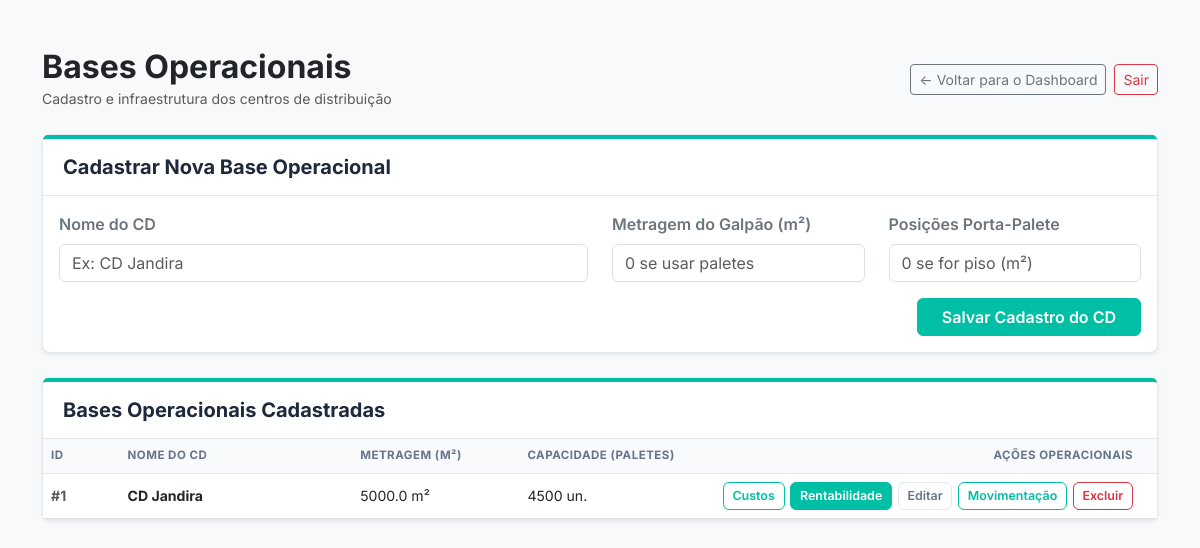
The page /cadastro (signed in) on the database its author committed.
### app.py (models this page shows)
class CentroDistribuicao(db.Model):
    id = db.Column(db.Integer, primary_key=True)
    empresa_id = db.Column(db.Integer, db.ForeignKey('empresa.id'), nullable=False)
    nome = db.Column(db.String(100), nullable=False)
    metragem = db.Column(db.Float, nullable=False)
    capacidade_paletes = db.Column(db.Integer, nullable=False)

### app.py (the view, shortened to what this page needs)
@app.route('/cadastro', methods=['GET', 'POST'])
@login_required
def tela_cadastro():
    lista_cds = CentroDistribuicao.query.filter_by(empresa_id=current_user.empresa_id).all()
    return render_template('cadastro_cd.html', cds=lista_cds)

### auth.py (called while the page is built, shortened)
def inicializar_auth(app, db, login_manager):
    global UsuarioModel
    class Usuario(UserMixin, db.Model):
        __tablename__ = 'usuario'
        id = db.Column(db.Integer, primary_key=True)
        empresa_id = db.Column(db.Integer, db.ForeignKey('empresa.id'), nullable=False)
        id = db.Column(db.Integer, primary_key=True)
        email = db.Column(db.String(120), unique=True, nullable=False)
        nome = db.Column(db.String(100), nullable=False)
        senha_hash = db.Column(db.String(256), nullable=False)
    UsuarioModel = Usuario
    @login_manager.user_loader
    def carregar_usuario(user_id):
        return UsuarioModel.query.get(int(user_id))
    return UsuarioModel

### templates/cadastro_cd.html (shortened to what this page needs)
<!DOCTYPE html>
<html lang="pt-br">
  <head>
    <link
      href="https://cdn.jsdelivr.net/npm/bootstrap@5.3.0/dist/css/bootstrap.min.css"
      rel="stylesheet"
    />
    <link
      rel="stylesheet"
      href="{{ url_for('static', filename='css/style.css') }}"
    />
  </head>
  <body class="bg-light">
    <div class="container mt-5 mb-5">
      <div class="d-flex justify-content-between align-items-center mb-4">
        <div>
          <h2 class="fw-bold text-dark mb-0">Bases Operacionais</h2>
          <small class="text-muted"
            >Cadastro e infraestrutura dos centros de distribuição</small
          >
        </div>
        <div class="d-flex gap-2 align-items-center">
          <a
            href="{{ url_for('painel_gerencial') }}"
            class="btn btn-outline-secondary btn-sm"
          >
            ← Voltar para o Dashboard
          </a>
          <a
            href="{{ url_for('auth.logout') }}"
            class="btn btn-outline-danger btn-sm"
          >
            Sair
          </a>
        </div>
      </div>
      <div class="card shadow-sm mb-4">
        <div class="card-header card-header-clean">
          <h5>Cadastrar Nova Base Operacional</h5>
        </div>
        <div class="card-body">
          <form method="POST">
            <div class="row">
              <div class="col-md-6 mb-3">
                <label class="form-label fw-semibold text-secondary"
                  >Nome do CD</label
                >
                <input
                  type="text"
                  class="form-control"
                  name="nome_cd"
                  placeholder="Ex: CD Jandira"
                  required
                />
              </div>
              <div class="col-md-3 mb-3">
                <label class="form-label fw-semibold text-secondary"
                  >Metragem do Galpão (m²)</label
                >
                <input
                  type="number"
                  step="0.1"
                  class="form-control"
                  name="metragem_m2"
                  placeholder="0 se usar paletes"
                />
              </div>
              <div class="col-md-3 mb-3">
                <label class="form-label fw-semibold text-secondary"
                  >Posições Porta-Palete</label
                >
                <input
                  type="number"
                  class="form-control"
                  name="capacidade_paletes"
                  placeholder="0 se for piso (m²)"
                />
              </div>
            </div>
            <div class="d-flex justify-content-end">
              <button type="submit" class="btn btn-empresa px-4">
                Salvar Cadastro do CD
              </button>
            </div>
          </form>
        </div>
      </div>
      <div class="card shadow-sm">
        <div class="card-header card-header-clean">
          <h5>Bases Operacionais Cadastradas</h5>
        </div>
        <div class="card-body p-0">
          <div class="table-responsive">
            <table class="table table-hover align-middle mb-0">
              <thead>
                <tr>
                  <th style="width: 8%">ID</th>
                  <th style="width: 25%">Nome do CD</th>
                  <th style="width: 17%">Metragem (m²)</th>
                  <th style="width: 20%">Capacidade (Paletes)</th>
                  <th
                    class="text-end"
                    style="width: 30%; padding-right: 1.5rem"
                  >
                    Ações Operacionais
                  </th>
                </tr>
              </thead>
              <tbody>
                {% for cd in cds %}
                <tr>
                  <td><span class="text-muted fw-bold">#{{ cd.id }}</span></td>
                  <td><strong class="text-dark">{{ cd.nome }}</strong></td>
                  <td>{{ cd.metragem }} m²</td>
                  <td>{{ cd.capacidade_paletes }} un.</td>
                  <td class="text-end" style="padding-right: 1.5rem">
                    <div class="acoes-tabela">
                      <a
                        href="{{ url_for('gerenciar_custos', cd_id=cd.id) }}"
                        class="btn btn-outline-empresa"
                        title="Lançar faturas e despesas"
                        >Custos</a
                      >
                      <a
                        href="{{ url_for('rentabilidade_clientes', cd_id=cd.id) }}"
                        class="btn btn-empresa"
                        title="Ver clientes e faturamento"
                        >Rentabilidade</a
                      >
                      <a
                        href="{{ url_for('editar_cd', cd_id=cd.id) }}"
                        class="btn btn-outline-secundaria"
                        title="Editar medidas da base"
                        >Editar</a
                      >
                      <a
                        href="{{ url_for('movimentacao_operacional', cd_id=cd.id) }}"
                        class="btn btn-outline-empresa"
                        title="Movimentação Física"
                        >Movimentação</a
                      >
                      <form
                        action="{{ url_for('excluir_cd', cd_id=cd.id) }}"
                        method="POST"
                        class="d-inline"
                        onsubmit="return confirm('Deseja realmente excluir este CD?');"
                      >
                        <button
                          type="submit"
                          class="btn btn-outline-danger"
                          title="Excluir base"
                        >
                          Excluir
                        </button>
                      </form>
                    </div>
                  </td>
                </tr>
                {% endfor %}
              </tbody>
            </table>
          </div>
        </div>
      </div>
    </div>
  </body>
</html>

### static/css/style.css (style rules this page uses)
:root { --cor-primaria: #00bfa5; --cor-primaria-hover: #009688; --cor-grafite-dark: #1e293b; --cor-grafite-muted: #64748b; --cor-cinza-bg: #f8fafc; --cor-borda: #e2e8f0; }
* { font-family: "Inter", -apple-system, BlinkMacSystemFont, sans-serif; }
body { background-color: var(--cor-cinza-bg); color: var(--cor-grafite-dark); }
.card-header-clean { background-color: #ffffff !important; border-top: 4px solid var(--cor-primaria); border-bottom: 1px solid var(--cor-borda); padding: 1rem 1.25rem; }
.card-header-clean h5 { color: var(--cor-grafite-dark); font-weight: 700; margin-bottom: 0; }
.card { border: 1px solid var(--cor-borda); border-radius: 8px; background-color: #ffffff; }
.btn-empresa { background-color: var(--cor-primaria); color: #ffffff; border: 1px solid var(--cor-primaria); font-weight: 600; }
.btn-outline-empresa { color: var(--cor-primaria); border: 1px solid var(--cor-primaria); background-color: transparent; font-weight: 600; }
.btn-outline-secundaria { color: var(--cor-grafite-muted); border: 1px solid var(--cor-borda); background-color: #ffffff; font-weight: 500; }
.table { font-size: 0.88rem; }
.table thead th { background-color: #f8fafc; color: var(--cor-grafite-muted); text-transform: uppercase; font-size: 0.72rem; letter-spacing: 0.5px; font-weight: 700; border-bottom: 1px solid var(--cor-borda); }
.acoes-tabela { display: inline-flex; gap: 0.35rem; align-items: center; }
.acoes-tabela .btn { padding: 0.25rem 0.55rem; font-size: 0.78rem; font-weight: 600; }

### rows shown on the page
CentroDistribuicao: id "1", nome "CD Jandira", metragem "5000.0", capacidade_paletes "4500"
